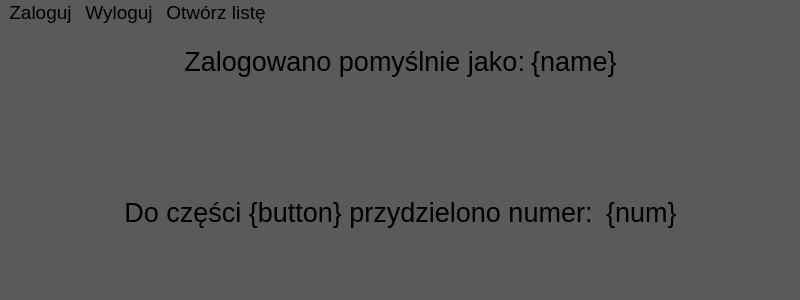
<?xml version="1.0" encoding="UTF-8"?>
<ui version="4.0">
 <class>MainWindow</class>
 <widget class="QMainWindow" name="MainWindow">
  <property name="enabled">
   <bool>true</bool>
  </property>
  <property name="geometry">
   <rect>
    <x>0</x>
    <y>0</y>
    <width>800</width>
    <height>300</height>
   </rect>
  </property>
  <property name="sizePolicy">
   <sizepolicy hsizetype="Fixed" vsizetype="Fixed">
    <horstretch>0</horstretch>
    <verstretch>0</verstretch>
   </sizepolicy>
  </property>
  <property name="minimumSize">
   <size>
    <width>800</width>
    <height>300</height>
   </size>
  </property>
  <property name="sizeIncrement">
   <size>
    <width>0</width>
    <height>0</height>
   </size>
  </property>
  <property name="windowTitle">
   <string/>
  </property>
  <property name="styleSheet">
   <string notr="true">background:rgb(91,90,90);</string>
  </property>
  <property name="iconSize">
   <size>
    <width>24</width>
    <height>24</height>
   </size>
  </property>
  <widget class="QWidget" name="centralwidget">
   <property name="sizePolicy">
    <sizepolicy hsizetype="Fixed" vsizetype="Fixed">
     <horstretch>0</horstretch>
     <verstretch>0</verstretch>
    </sizepolicy>
   </property>
   <layout class="QVBoxLayout" name="verticalLayout_2">
    <item>
     <layout class="QVBoxLayout" name="verticalLayout">
      <item>
       <layout class="QHBoxLayout" name="horizontalLayout_5">
        <item>
         <spacer name="horizontalSpacer_3">
          <property name="orientation">
           <enum>Qt::Horizontal</enum>
          </property>
          <property name="sizeHint" stdset="0">
           <size>
            <width>40</width>
            <height>20</height>
           </size>
          </property>
         </spacer>
        </item>
        <item>
         <widget class="QLabel" name="label">
          <property name="font">
           <font>
            <family>Segoe UI</family>
            <pointsize>20</pointsize>
           </font>
          </property>
          <property name="text">
           <string>Zalogowano pomyślnie jako:</string>
          </property>
          <property name="alignment">
           <set>Qt::AlignRight|Qt::AlignTrailing|Qt::AlignVCenter</set>
          </property>
         </widget>
        </item>
        <item>
         <widget class="QLabel" name="label_4">
          <property name="font">
           <font>
            <family>Segoe UI</family>
            <pointsize>20</pointsize>
           </font>
          </property>
          <property name="text">
           <string>{name}</string>
          </property>
         </widget>
        </item>
        <item>
         <spacer name="horizontalSpacer_4">
          <property name="orientation">
           <enum>Qt::Horizontal</enum>
          </property>
          <property name="sizeHint" stdset="0">
           <size>
            <width>40</width>
            <height>20</height>
           </size>
          </property>
         </spacer>
        </item>
       </layout>
      </item>
      <item>
       <layout class="QHBoxLayout" name="horizontalLayout">
        <item>
         <widget class="QWidget" name="widget" native="true">
          <layout class="QHBoxLayout" name="horizontalLayout_3">
           <item>
            <layout class="QGridLayout" name="gridLayout"/>
           </item>
          </layout>
         </widget>
        </item>
       </layout>
      </item>
     </layout>
    </item>
    <item>
     <layout class="QHBoxLayout" name="horizontalLayout_2">
      <item>
       <spacer name="horizontalSpacer_2">
        <property name="orientation">
         <enum>Qt::Horizontal</enum>
        </property>
        <property name="sizeHint" stdset="0">
         <size>
          <width>40</width>
          <height>20</height>
         </size>
        </property>
       </spacer>
      </item>
      <item>
       <widget class="QLabel" name="label_2">
        <property name="font">
         <font>
          <family>Segoe UI</family>
          <pointsize>20</pointsize>
         </font>
        </property>
        <property name="text">
         <string>Do części {button} przydzielono numer: </string>
        </property>
        <property name="alignment">
         <set>Qt::AlignRight|Qt::AlignTrailing|Qt::AlignVCenter</set>
        </property>
       </widget>
      </item>
      <item>
       <widget class="QLabel" name="label_3">
        <property name="font">
         <font>
          <family>Segoe UI</family>
          <pointsize>20</pointsize>
         </font>
        </property>
        <property name="text">
         <string>{num}</string>
        </property>
       </widget>
      </item>
      <item>
       <spacer name="horizontalSpacer">
        <property name="orientation">
         <enum>Qt::Horizontal</enum>
        </property>
        <property name="sizeHint" stdset="0">
         <size>
          <width>40</width>
          <height>20</height>
         </size>
        </property>
       </spacer>
      </item>
     </layout>
    </item>
   </layout>
  </widget>
  <widget class="QMenuBar" name="menubar">
   <property name="geometry">
    <rect>
     <x>0</x>
     <y>0</y>
     <width>800</width>
     <height>28</height>
    </rect>
   </property>
   <property name="font">
    <font>
     <pointsize>14</pointsize>
    </font>
   </property>
   <property name="styleSheet">
    <string notr="true">QMenuBar {
    background-color: qlineargradient(x1:0, y1:0, x2:0, y2:1,
                                      stop:0 lightgray, stop:1 darkgray);
    spacing: 5px;
}

QMenuBar::item {
    padding: 1px 4px;
    background: transparent;
    border-radius: 4px;
}

QMenuBar::item:selected {
    background: rgb(120,120,120);
}

QMenuBar::item:pressed {
    background: rgb(160,140,140);
}</string>
   </property>
   <widget class="QMenu" name="menuZaloguj">
    <property name="font">
     <font>
      <pointsize>14</pointsize>
     </font>
    </property>
    <property name="styleSheet">
     <string notr="true"/>
    </property>
    <property name="title">
     <string>Zaloguj</string>
    </property>
   </widget>
   <widget class="QMenu" name="menuWyloguj">
    <property name="title">
     <string>Wyloguj</string>
    </property>
   </widget>
   <widget class="QMenu" name="menuOtw_rz_list">
    <property name="title">
     <string>Otwórz listę</string>
    </property>
   </widget>
   <addaction name="menuZaloguj"/>
   <addaction name="menuWyloguj"/>
   <addaction name="menuOtw_rz_list"/>
  </widget>
  <widget class="QStatusBar" name="statusbar"/>
 </widget>
 <resources/>
 <connections/>
</ui>
